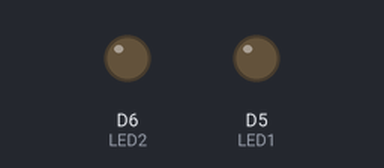
This sketch was run on a simulated ESP8266 (NodeMCU). Shown: output pins drawn as LEDs (lit = HIGH).

Above: at 1.0 s.
At 3.5 s:
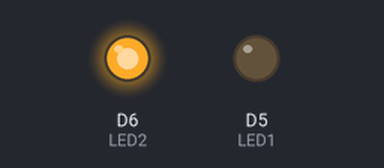
At 5.5 s:
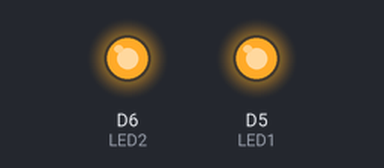
Timing chart, 0 to 6.9 s (numbered marks = the images above):
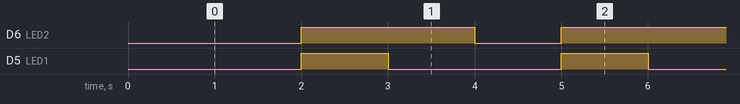

Measured:
- by itself, D6 (LED2): alternates HIGH for 2.0 s and LOW for 1.0 s
- by itself, D5 (LED1): alternates HIGH for 1.0 s and LOW for 2.0 s
- by itself, everything shown: repeats every 3.0 s, in 3 steps

The sketch:

Led_pisca.ino
```cpp
/*
Programa para acionar sequencialmente, as saídas em D5 e D6.
*/

const int LED_LIGADO = LOW;
const int LED_DESLIGADO = HIGH;
const int LED1 = D5;
const int LED2 = D6;
void setup() {
pinMode(LED1, OUTPUT);
pinMode(LED2, OUTPUT);
}

void loop() {
digitalWrite(LED1, LED_LIGADO);
delay(1000);
digitalWrite(LED2, LED_LIGADO);
delay(1000);
digitalWrite(LED1, LED_DESLIGADO);
digitalWrite(LED2, LED_DESLIGADO);
delay(1000);
}
```
